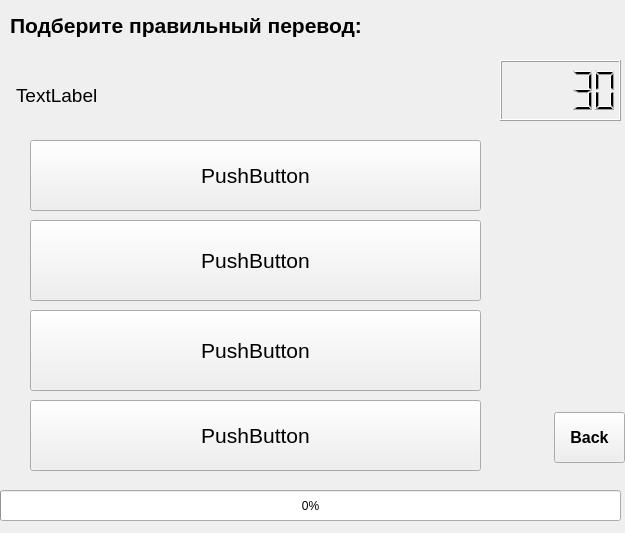
<?xml version="1.0" encoding="UTF-8"?>
<ui version="4.0">
 <class>FormOOFMain</class>
 <widget class="QWidget" name="FormOOFMain">
  <property name="geometry">
   <rect>
    <x>0</x>
    <y>0</y>
    <width>625</width>
    <height>533</height>
   </rect>
  </property>
  <property name="windowTitle">
   <string>Form</string>
  </property>
  <widget class="QLabel" name="labelTitle">
   <property name="geometry">
    <rect>
     <x>10</x>
     <y>10</y>
     <width>411</width>
     <height>31</height>
    </rect>
   </property>
   <property name="font">
    <font>
     <family>Microsoft YaHei UI</family>
     <pointsize>16</pointsize>
     <weight>75</weight>
     <bold>true</bold>
    </font>
   </property>
   <property name="text">
    <string>Подберите правильный перевод:</string>
   </property>
  </widget>
  <widget class="QPushButton" name="btnA">
   <property name="geometry">
    <rect>
     <x>30</x>
     <y>140</y>
     <width>451</width>
     <height>71</height>
    </rect>
   </property>
   <property name="font">
    <font>
     <family>Microsoft YaHei UI</family>
     <pointsize>16</pointsize>
    </font>
   </property>
   <property name="text">
    <string>PushButton</string>
   </property>
  </widget>
  <widget class="QPushButton" name="btnB">
   <property name="geometry">
    <rect>
     <x>30</x>
     <y>220</y>
     <width>451</width>
     <height>81</height>
    </rect>
   </property>
   <property name="font">
    <font>
     <family>Microsoft YaHei UI</family>
     <pointsize>16</pointsize>
    </font>
   </property>
   <property name="text">
    <string>PushButton</string>
   </property>
  </widget>
  <widget class="QPushButton" name="btnD">
   <property name="geometry">
    <rect>
     <x>30</x>
     <y>400</y>
     <width>451</width>
     <height>71</height>
    </rect>
   </property>
   <property name="font">
    <font>
     <family>Microsoft YaHei UI</family>
     <pointsize>16</pointsize>
    </font>
   </property>
   <property name="text">
    <string>PushButton</string>
   </property>
  </widget>
  <widget class="QPushButton" name="btnC">
   <property name="geometry">
    <rect>
     <x>30</x>
     <y>310</y>
     <width>451</width>
     <height>81</height>
    </rect>
   </property>
   <property name="font">
    <font>
     <family>Microsoft YaHei UI</family>
     <pointsize>16</pointsize>
    </font>
   </property>
   <property name="text">
    <string>PushButton</string>
   </property>
  </widget>
  <widget class="QLabel" name="labelTask">
   <property name="geometry">
    <rect>
     <x>16</x>
     <y>70</y>
     <width>471</width>
     <height>51</height>
    </rect>
   </property>
   <property name="font">
    <font>
     <family>Microsoft YaHei UI</family>
     <pointsize>14</pointsize>
    </font>
   </property>
   <property name="text">
    <string>TextLabel</string>
   </property>
  </widget>
  <widget class="QProgressBar" name="progressBar">
   <property name="geometry">
    <rect>
     <x>0</x>
     <y>490</y>
     <width>621</width>
     <height>31</height>
    </rect>
   </property>
   <property name="value">
    <number>0</number>
   </property>
  </widget>
  <widget class="QPushButton" name="pushButton">
   <property name="geometry">
    <rect>
     <x>554</x>
     <y>412</y>
     <width>71</width>
     <height>51</height>
    </rect>
   </property>
   <property name="font">
    <font>
     <family>Microsoft YaHei UI</family>
     <pointsize>12</pointsize>
     <weight>75</weight>
     <bold>true</bold>
    </font>
   </property>
   <property name="text">
    <string>Back</string>
   </property>
  </widget>
  <widget class="QLCDNumber" name="lcdNumber">
   <property name="geometry">
    <rect>
     <x>500</x>
     <y>60</y>
     <width>121</width>
     <height>61</height>
    </rect>
   </property>
   <property name="smallDecimalPoint">
    <bool>false</bool>
   </property>
   <property name="digitCount">
    <number>5</number>
   </property>
   <property name="segmentStyle">
    <enum>QLCDNumber::Filled</enum>
   </property>
   <property name="value" stdset="0">
    <double>30.000000000000000</double>
   </property>
   <property name="intValue" stdset="0">
    <number>30</number>
   </property>
  </widget>
 </widget>
 <resources/>
 <connections/>
</ui>
